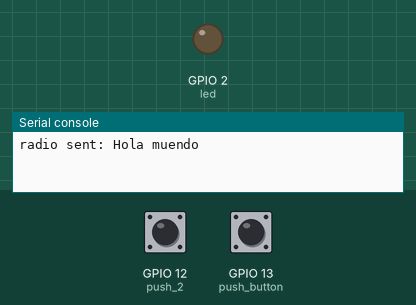
Recording of a program running on a simulated ESP32 board running MicroPython. Shown: output pins drawn as LEDs (lit = HIGH), the last lines printed to the serial console. The test bench sets the inputs (shaded band); at power-on: GPIO 12 (push_2) LOW, GPIO 13 (push_button) LOW. No radio messages arrive unless stated (any console line starting 'radio sent:' is added by the test bench).

Above: at 1.2 s.
1.3 s: GPIO 12 (push_2) pulled HIGH for 0.15 s
At 1.37 s:
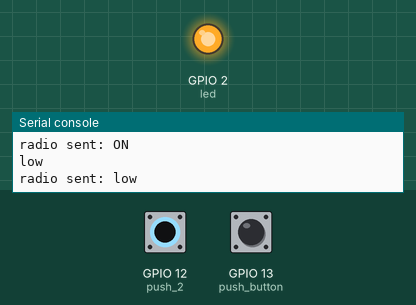
2.9 s: GPIO 13 (push_button) pulled HIGH for 0.15 s
At 4.2 s:
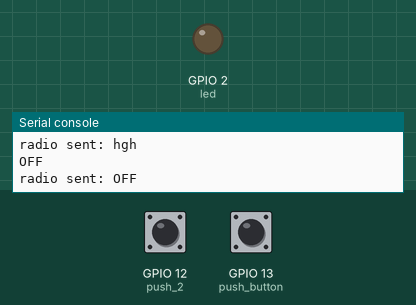
4.5 s: GPIO 13 (push_button) pulled HIGH for 3.2 s
At 4.8 s:
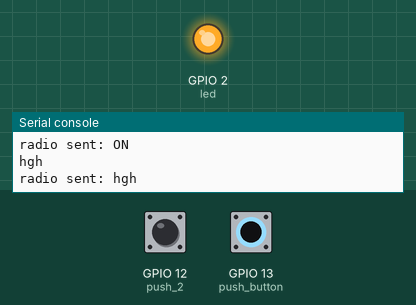
9.2 s: GPIO 12 (push_2) pulled HIGH for 3.2 s
At 13.3 s:
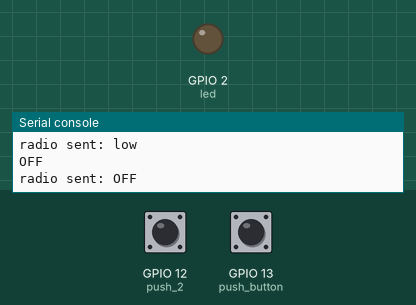
Timing chart, 0 to 14.8 s (numbered marks = the images above; inputs shaded):
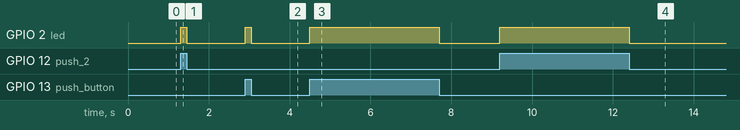

The program:

main.py
```python
import network
import espnow
from machine import Pin, PWM

import time
import asyncio as asyncio

# Extra vars
switch = False
# Inicializa ESP-NOW
e = espnow.ESPNow()
e.active(True)

# MAC
mac = [b'pK\xca\x8f7\xa0',b'pK\xca\x8f\x12\xf4']

# Configura Wi-Fi en modo estación
sta = network.WLAN(network.STA_IF)
sta.active(True)
sta.config(channel=1)  # mismo canal que el receptor

#led = Pin(14, Pin.OUT)    # Button
push_button = Pin(13, Pin.IN)  # 23 number pin is input
push_2 = Pin(12, Pin.IN)
led = Pin(2, Pin.OUT)

# Agrega el peer
for peer in mac:
  e.add_peer(peer)

e.send("Hola muendo") # Mensaje de prueva

while True: # Mensaje al oprimir el boton

  logic_state = push_button.value()
  logic_2 = push_2.value()
  if logic_state or logic_2:     # if pressed the push_button
      led.value(1)             # led will turn ON
      if not switch:
        print("ON")
        e.send("ON")
        if logic_state:
            print("hgh")
            e.send("hgh")
        elif logic_2:
            print("low")
            e.send("low")
        switch = True
  else:                       # if push_button not pressed
      led.value(0)
      if switch:
          print("OFF")
          e.send("OFF")
          switch = False


e.send(b'end') # Cortar conexion
```

Measured:
- after the input at 1.3 s, GPIO 2 (led): LOW → HIGH at once, → LOW 0.15 s later
- after the input at 2.9 s, GPIO 2 (led): LOW → HIGH at once, → LOW 0.15 s later
- after the input at 4.5 s, GPIO 2 (led): LOW → HIGH at once, → LOW 3.2 s later
- after the input at 9.2 s, GPIO 2 (led): LOW → HIGH at once, → LOW 3.2 s later
